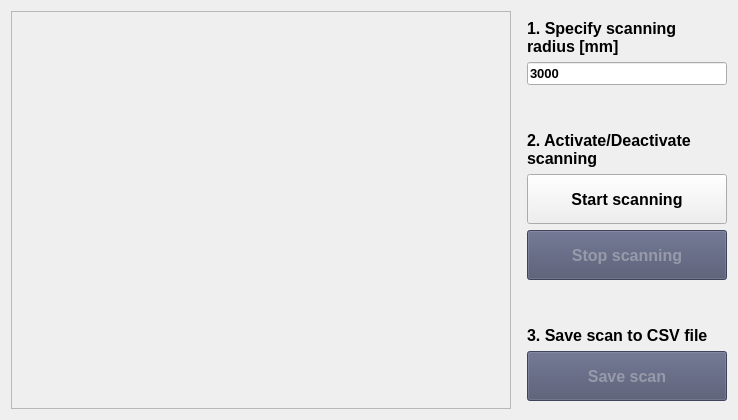
      <widget class="QWidget" name="MB_Page1">
       <property name="enabled">
        <bool>true</bool>
       </property>
       <layout class="QVBoxLayout" name="verticalLayout_6">
        <item>
         <layout class="QHBoxLayout" name="horizontalLayout">
          <item>
           <widget class="QFrame" name="frame_page1">
            <property name="sizePolicy">
             <sizepolicy hsizetype="Expanding" vsizetype="Expanding">
              <horstretch>0</horstretch>
              <verstretch>0</verstretch>
             </sizepolicy>
            </property>
            <property name="minimumSize">
             <size>
              <width>500</width>
              <height>0</height>
             </size>
            </property>
            <property name="styleSheet">
             <string notr="true">#frame_page1 {
	background-color: 1b1b25;
}</string>
            </property>
            <property name="frameShape">
             <enum>QFrame::StyledPanel</enum>
            </property>
            <property name="frameShadow">
             <enum>QFrame::Raised</enum>
            </property>
           </widget>
          </item>
          <item>
           <spacer name="horizontalSpacer_9">
            <property name="orientation">
             <enum>Qt::Horizontal</enum>
            </property>
            <property name="sizeType">
             <enum>QSizePolicy::Fixed</enum>
            </property>
            <property name="sizeHint" stdset="0">
             <size>
              <width>10</width>
              <height>20</height>
             </size>
            </property>
           </spacer>
          </item>
          <item>
           <layout class="QVBoxLayout" name="verticalLayout">
            <item>
             <spacer name="verticalSpacer_5">
              <property name="orientation">
               <enum>Qt::Vertical</enum>
              </property>
              <property name="sizeType">
               <enum>QSizePolicy::Fixed</enum>
              </property>
              <property name="sizeHint" stdset="0">
               <size>
                <width>20</width>
                <height>8</height>
               </size>
              </property>
             </spacer>
            </item>
            <item>
             <widget class="QLabel" name="label_27">
              <property name="font">
               <font>
                <family>Segoe UI</family>
                <pointsize>12</pointsize>
                <weight>75</weight>
                <bold>true</bold>
               </font>
              </property>
              <property name="text">
               <string>1. Specify scanning radius [mm]</string>
              </property>
              <property name="wordWrap">
               <bool>true</bool>
              </property>
             </widget>
            </item>
            <item>
             <widget class="QLineEdit" name="RadiusValue">
              <property name="sizePolicy">
               <sizepolicy hsizetype="Fixed" vsizetype="Fixed">
                <horstretch>0</horstretch>
                <verstretch>0</verstretch>
               </sizepolicy>
              </property>
              <property name="minimumSize">
               <size>
                <width>200</width>
                <height>0</height>
               </size>
              </property>
              <property name="font">
               <font>
                <family>Segoe UI</family>
                <pointsize>10</pointsize>
                <weight>75</weight>
                <bold>true</bold>
               </font>
              </property>
              <property name="text">
               <string>3000</string>
              </property>
             </widget>
            </item>
            <item>
             <spacer name="verticalSpacer_6">
              <property name="orientation">
               <enum>Qt::Vertical</enum>
              </property>
              <property name="sizeHint" stdset="0">
               <size>
                <width>20</width>
                <height>40</height>
               </size>
              </property>
             </spacer>
            </item>
            <item>
             <widget class="QLabel" name="label_28">
              <property name="font">
               <font>
                <family>Segoe UI</family>
                <pointsize>12</pointsize>
                <weight>75</weight>
                <bold>true</bold>
               </font>
              </property>
              <property name="text">
               <string>2. Activate/Deactivate scanning</string>
              </property>
              <property name="wordWrap">
               <bool>true</bool>
              </property>
             </widget>
            </item>
            <item>
             <widget class="QPushButton" name="StartButton">
              <property name="minimumSize">
               <size>
                <width>0</width>
                <height>50</height>
               </size>
              </property>
              <property name="font">
               <font>
                <family>Segoe UI</family>
                <pointsize>12</pointsize>
                <weight>75</weight>
                <bold>true</bold>
               </font>
              </property>
              <property name="styleSheet">
               <string notr="true">#StartButton:hover{
	background-color: #1fc600;
}

#StartButton:pressed{
	background-color: #089000;
}

#StartButton:disabled{
	color: #979aaa;
	background-color: #4c516d;
}</string>
              </property>
              <property name="text">
               <string>Start scanning</string>
              </property>
             </widget>
            </item>
            <item>
             <widget class="QPushButton" name="StopButton">
              <property name="enabled">
               <bool>false</bool>
              </property>
              <property name="minimumSize">
               <size>
                <width>0</width>
                <height>50</height>
               </size>
              </property>
              <property name="font">
               <font>
                <family>Segoe UI</family>
                <pointsize>12</pointsize>
                <weight>75</weight>
                <bold>true</bold>
               </font>
              </property>
              <property name="styleSheet">
               <string notr="true">#StopButton:hover{
	background-color: #ff0000;
}

#StopButton:pressed{
	background-color: #c70000;
}

#StopButton:disabled{
	color: #979aaa;
	background-color: #4c516d;
}</string>
              </property>
              <property name="text">
               <string>Stop scanning</string>
              </property>
             </widget>
            </item>
            <item>
             <spacer name="verticalSpacer_7">
              <property name="orientation">
               <enum>Qt::Vertical</enum>
              </property>
              <property name="sizeHint" stdset="0">
               <size>
                <width>20</width>
                <height>40</height>
               </size>
              </property>
             </spacer>
            </item>
            <item>
             <widget class="QLabel" name="label_29">
              <property name="font">
               <font>
                <family>Segoe UI</family>
                <pointsize>12</pointsize>
                <weight>75</weight>
                <bold>true</bold>
               </font>
              </property>
              <property name="text">
               <string>3. Save scan to CSV file</string>
              </property>
             </widget>
            </item>
            <item>
             <widget class="QPushButton" name="SaveScanButton">
              <property name="enabled">
               <bool>false</bool>
              </property>
              <property name="sizePolicy">
               <sizepolicy hsizetype="Fixed" vsizetype="Fixed">
                <horstretch>0</horstretch>
                <verstretch>0</verstretch>
               </sizepolicy>
              </property>
              <property name="minimumSize">
               <size>
                <width>200</width>
                <height>50</height>
               </size>
              </property>
              <property name="font">
               <font>
                <family>Segoe UI</family>
                <pointsize>12</pointsize>
                <weight>75</weight>
                <bold>true</bold>
               </font>
              </property>
              <property name="styleSheet">
               <string notr="true">#SaveScanButton:hover{
	background-color: #ff38cd;
}

#SaveScanButton:pressed{
	background-color: #e51983;
}

#SaveScanButton:disabled{
	color: #979aaa;
	background-color: #4c516d;
}</string>
              </property>
              <property name="text">
               <string>Save scan</string>
              </property>
             </widget>
            </item>
            <item>
             <spacer name="verticalSpacer_8">
              <property name="orientation">
               <enum>Qt::Vertical</enum>
              </property>
              <property name="sizeType">
               <enum>QSizePolicy::Fixed</enum>
              </property>
              <property name="sizeHint" stdset="0">
               <size>
                <width>20</width>
                <height>8</height>
               </size>
              </property>
             </spacer>
            </item>
           </layout>
          </item>
         </layout>
        </item>
       </layout>
      </widget>
